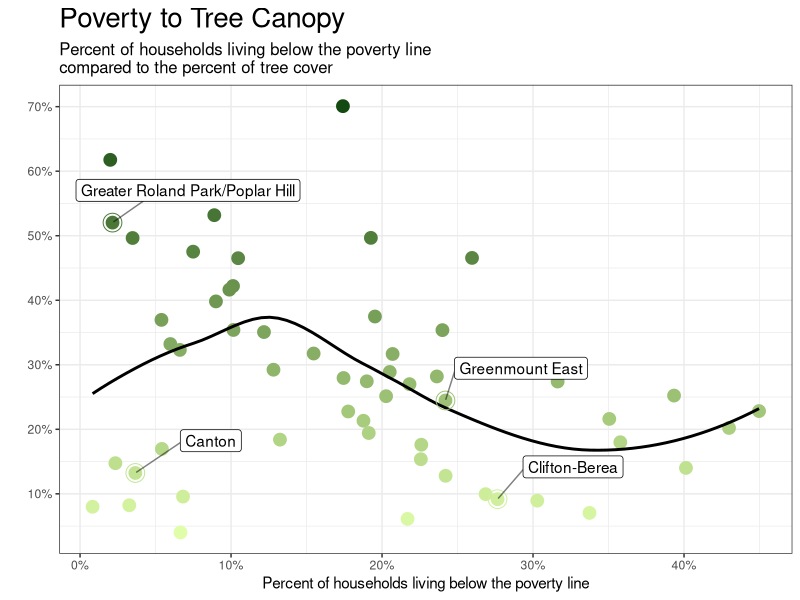
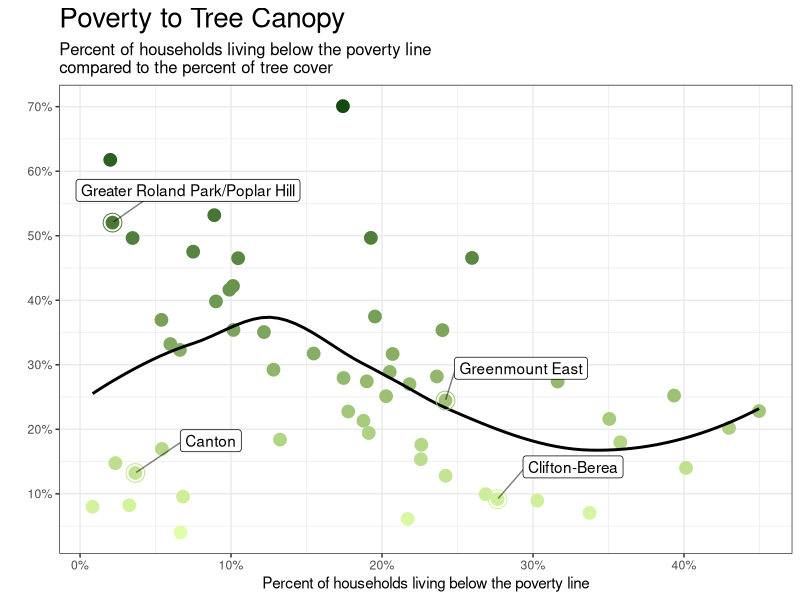

Recreate these plots in R, in order.
#### Analysis of Community Statistical Areas
#### CSA poverty to tree canopy 

#################################################################
######## Install necessary packages and load libraries ##########
#################################################################

# install.packages('RColorBrewer', dependencies = T)
library(tidyverse)
library(here) # A helpful package for file management
library(viridis) # A pretty, colorblind-friendly set of palettes
library(colorspace)

# Turn off scientific notation
options(scipen = 999)

###############################
####### LOAD DATA ########
###############################

csa_tree_temp_demographics <- read_csv(here(
  # PATH
  "data", "output-data", "cleaned", "tree-temp-demographic-w-naip-lidar-use",
  # FILE NAME
  "csa_lidartree_temp_demographics.csv")) %>%
  select(matches("csa2010"), 
         matches("09-63_mean"),
         matches("temp_mean_aft"),
         matches("median_household_income"), 
         matches("percent_of_households_earning_less_than_25_000"), 
         matches("percent_of_households_earning_25_000_to_40_000"), 
         matches("percent_of_households_earning_40_000_to_60_000"), 
         matches("percent_of_households_earning_60_000_to_75_000"), 
         matches("percent_of_households_earning_more_than_75_000"), 
         matches("percent_of_family_households_living_below_the_poverty_line")) %>%
  mutate_at(vars(matches("percent")), round, 2)

###############################
####### PLOTTING STUFF ########
###############################

## First graph
# csa_tree_temp_demographics %>%
#   ggplot() +
#   geom_point(aes(x = median_household_income/1000,
#                  y = `09-63_mean`,
#                  color = `09-63_mean`),
#              size=4) +
#   # This section shows the trend line
#   geom_smooth(aes(x = median_household_income/1000,
#                   y = `09-63_mean`), se = FALSE) +
#   coord_flip() +
#   scale_color_viridis(direction = -1) +
#   labs(title = "Median Income to Percent Tree Canopy",
#        subtitle = "In thousands of dollars",
#        x = "",
#        y = "") +
#   scale_x_continuous(label = scales::dollar_format(),
#                      breaks = seq(0, 150, 10)) +
#   scale_y_continuous(label = scales::percent_format(accuracy = 1.0),
#                      breaks = seq(0, 1, .1)) +
#   theme_bw() +
#   theme(legend.position = "none",
#         plot.title = element_text(size = 20),
#         plot.subtitle = element_text(size = 16))
# 
# # Save to file
# ggsave(filename = "median-income-to-mean-tree-cover.png",
#        device = "png", path = here("data", "output-data", "income-to-treecover"),
#        width = 6, height = 6, units = "in")


# CSAs to call out
callout_ls <- c("Canton", "Clifton-Berea", "Greater Roland Park/Poplar Hill", "Greenmount East")

## Revised graph
csa_tree_temp_demographics %>%
  # Start ggplot and set x and y for entire plot
  ggplot(aes(
    x = percent_of_family_households_living_below_the_poverty_line/100, 
    y = `09-63_mean`
    )) +
  # This section for the basic scatterplot
  geom_point(aes(color = `09-63_mean`),
             size=4) +
  # This section shows the trend line
  geom_smooth(se = FALSE, # Removes gray banding
              #method = loess, method.args = list(family = "symmetric"), # Reduces outlier effect
              color = "black"
  ) +
  # This section for circling all sample neighborhood points
  geom_point(data = csa_tree_temp_demographics %>%
               filter(csa2010 %in% callout_ls),
             aes(color = `09-63_mean`),
             size=6, shape = 1) +
  # This section for labeling Canton, etc.
  ggrepel::geom_label_repel(data = subset(csa_tree_temp_demographics, 
                        csa2010 %in% callout_ls),
            aes(label = csa2010),
            min.segment.length = .1,
            segment.alpha = .5,
            nudge_x = .05,
            nudge_y = .05) +
  # Colors and label formatting follow
  #coord_flip() +
  scale_colour_gradient(low = "#E0FEA9", high = "#144A11") +
  labs(title = "Poverty to Tree Canopy",
       subtitle = "Percent of households living below the poverty line \ncompared to the percent of tree cover",
       x = "Percent of households living below the poverty line",
       y = "") +
  scale_x_continuous(label = scales::percent_format(accuracy = 1.0),
                     breaks = seq(0, 1, .1)) + 
  scale_y_continuous(label = scales::percent_format(accuracy = 1.0),
                     breaks = seq(0, 1, .1)) + 
  theme_bw() +
  theme(legend.position = "none",
        plot.title = element_text(size = 20),
        plot.subtitle = element_text(size = 12))

# Save to file
ggsave(filename = "poverty-to-mean-tree-cover2.png",
       device = "png", path = here("data", "output-data", "income-to-treecover"),
       width = 6, height = 6, units = "in")

